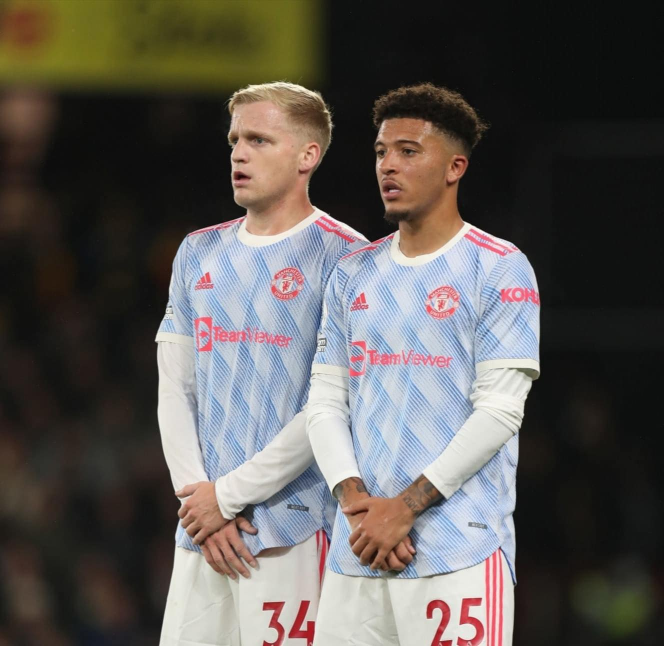
#> input picture img/vanderB.jpg, 1328 x 1292 px (shown at 1/2 size)
$ python faceimg_detect.py
#> lines starting #> are read from the running program, lines starting #| are printed output that depends on the picture; after the words box and inside, x2 and y2 are one past the last pixel; in counts of white or black regions, pixels touching at a corner belong together
import cv2
import numpy
img = cv2.imread("img/vanderB.jpg")
#> img is the input picture: shape (1292, 1328, 3); mean B, G, R 84.1, 88.1, 92.3
img = cv2.resize(img,(600,600))
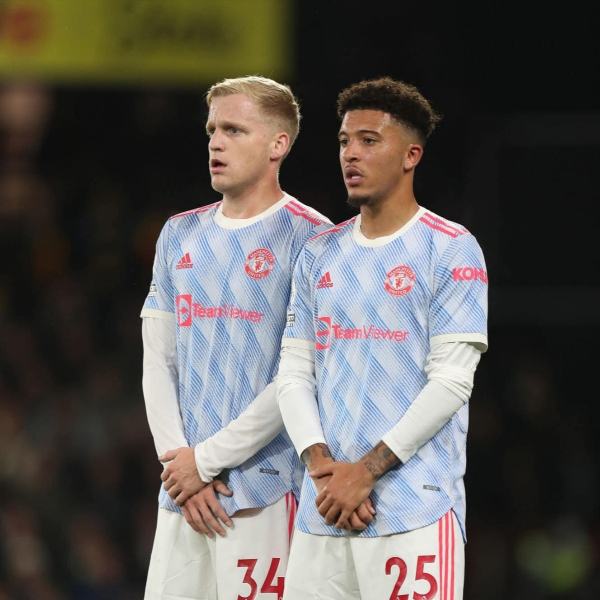
#> img: shape (600, 600, 3); mean B, G, R 84.1, 88, 92.2

#อ่านไฟล์ classifier
face_cascade = cv2.CascadeClassifier("detect/haarcascade_frontalface_default.xml")
eye_cascade = cv2.CascadeClassifier("detect/haarcascade_eye_tree_eyeglasses.xml")

gray_img = cv2.cvtColor(img,cv2.COLOR_BGR2GRAY)
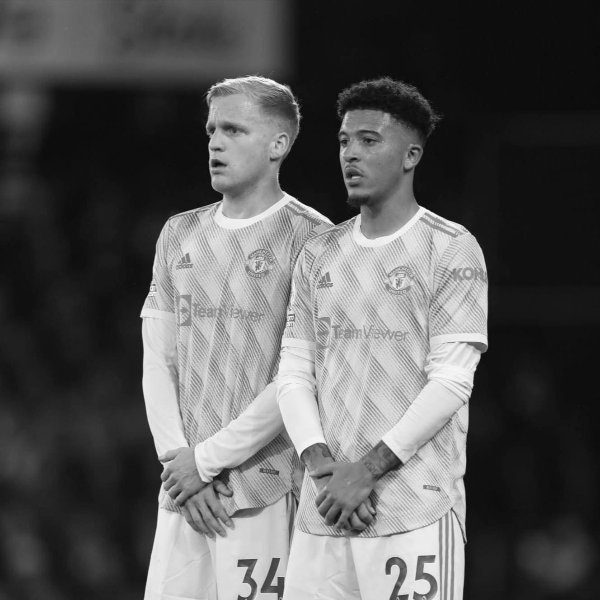
#> gray_img: shape (600, 600); min 3, max 252, mean 88.8

#จำแนกใบหน้า
face_scaleFacter = 1.1
face_minNeighbor = 4
eye_scaleFacter = 1.1
eye_minNeighbor = 1


face_detect = face_cascade.detectMultiScale(gray_img,face_scaleFacter,face_minNeighbor)
#> face_detect = [[184, 94, 90, 90], [324, 106, 85, 85]]
eye_detect = eye_cascade.detectMultiScale(gray_img,eye_scaleFacter,eye_minNeighbor)
#> eye_detect = [[222, 120, 21, 21], [358, 130, 21, 21]]

#แสดงตำแน่งใบหน้า
for (x,y,w,h) in face_detect:
    cv2.rectangle(img,(x,y),(x+w,y+h),(0,255,0),thickness=5)
    for (ex,ey,ew,eh) in eye_detect:
        cv2.rectangle(img,(ex,ey),(ex+ew,ey+eh),(255,0,0),thickness=5)
#> this loop made 2 passes
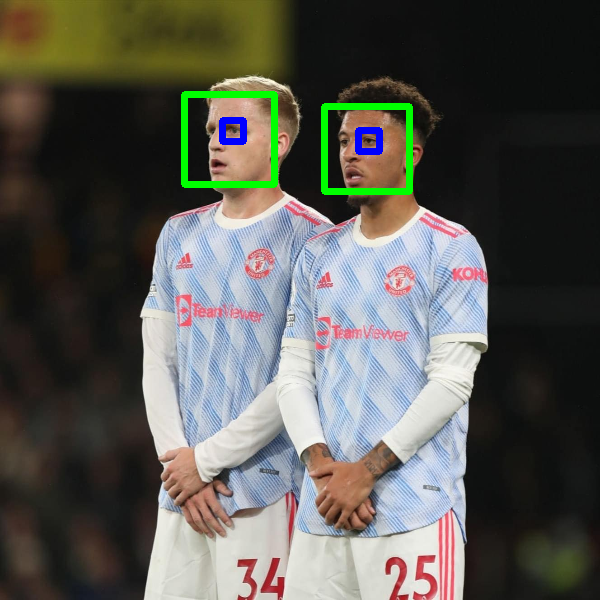
#> img: shape (600, 600, 3); 1.67% of pixels changed, all inside (x1, y1, x2, y2) = (181, 91, 413, 195)


cv2.imshow("Output",img)
cv2.waitKey(0)
cv2.destroyAllWindows()

$ run again, with img/2x2.jpg copied over img/vanderB.jpg
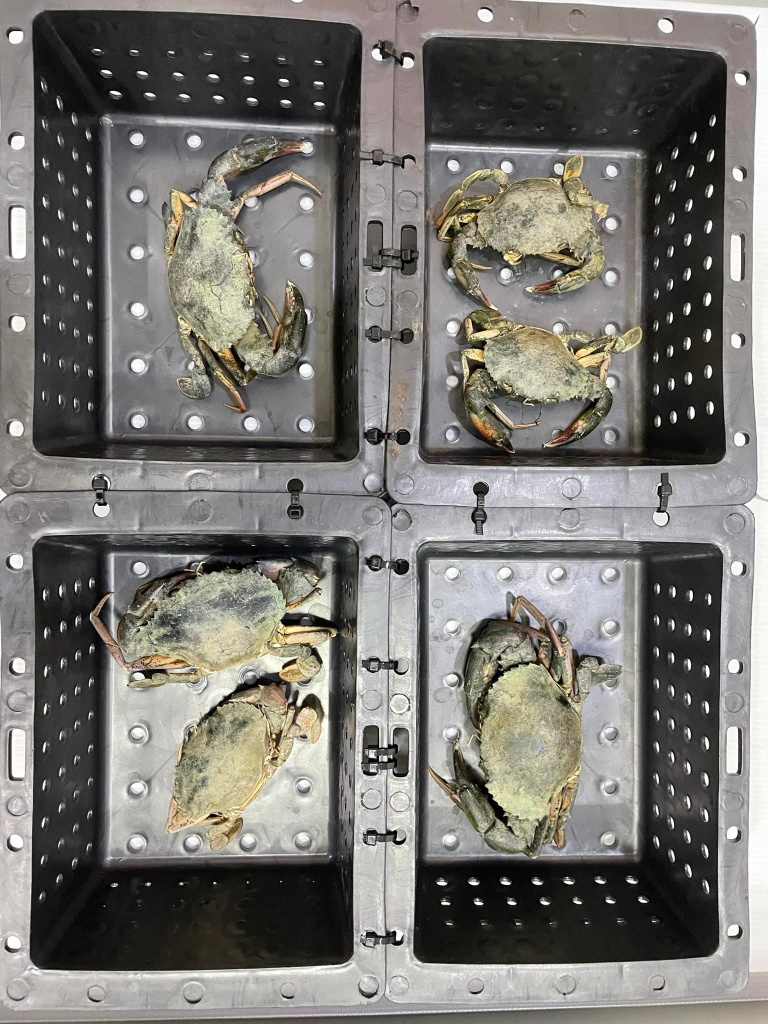
#> input picture img/2x2.jpg, 1536 x 2048 px (shown at 1/2 size)
#> img is the input picture: shape (2048, 1536, 3); mean B, G, R 112.7, 117.4, 119.6
#> `gray_img = cv2.cvtColor(img,cv2.COLOR_BGR2GRAY)`:
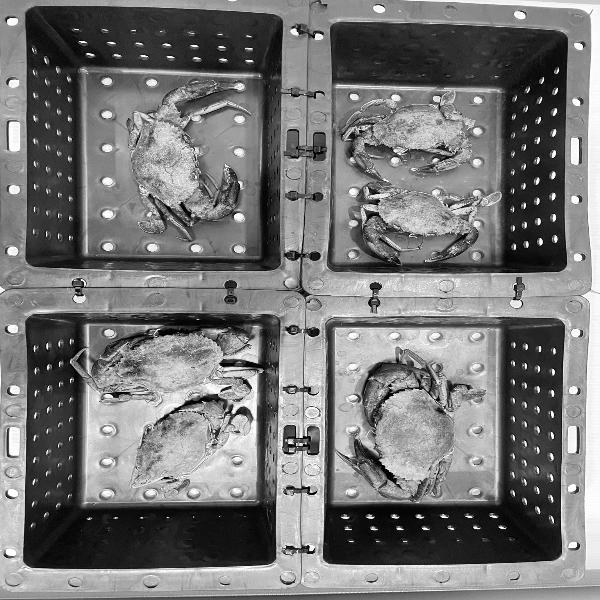
#> gray_img: shape (600, 600); min 0, max 255, mean 117.4
#> face_detect = [[210, 341, 60, 60]]
#> eye_detect = ()
#> the loop `for (x,y,w,h) in face_detect:` made 1 pass
#> after the loop `for (x,y,w,h) in face_detect:`:
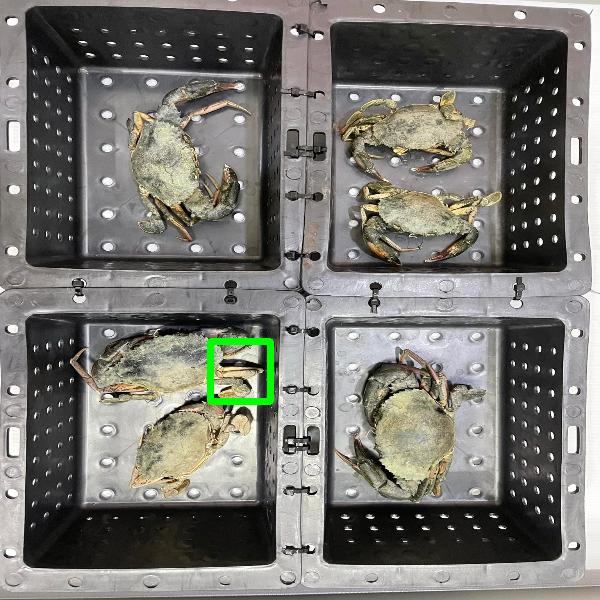
#> img: shape (600, 600, 3); mean B, G, R 112.1, 117.9, 118.9

$ run again, with img/3x3.jpg copied over img/vanderB.jpg
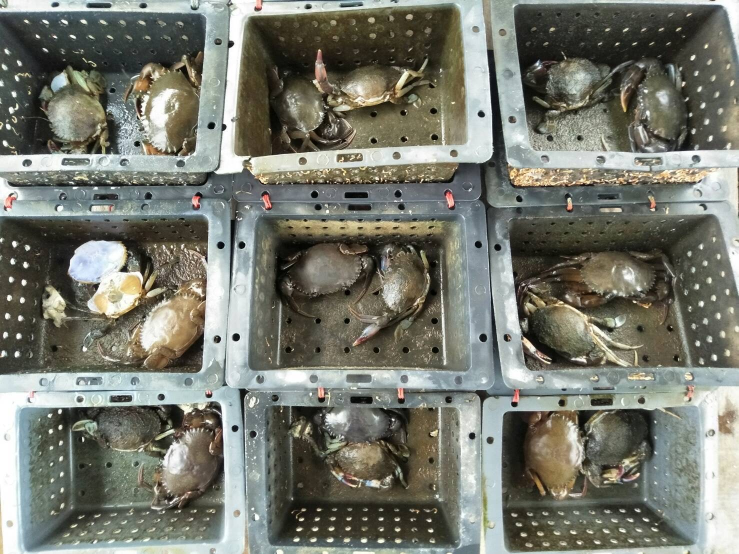
#> input picture img/3x3.jpg, 1477 x 1108 px (shown at 1/2 size)
#> img is the input picture: shape (1108, 1477, 3); mean B, G, R 110.4, 121, 119
#> `gray_img = cv2.cvtColor(img,cv2.COLOR_BGR2GRAY)`:
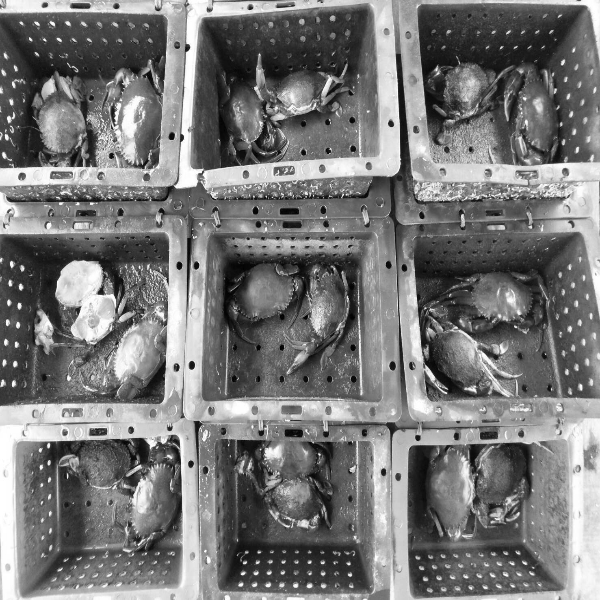
#> gray_img: shape (600, 600); min 1, max 255, mean 119.1
#> face_detect = [[398, 141, 54, 54]]
#> eye_detect = ()
#> the loop `for (x,y,w,h) in face_detect:` made 1 pass
#> after the loop `for (x,y,w,h) in face_detect:`:
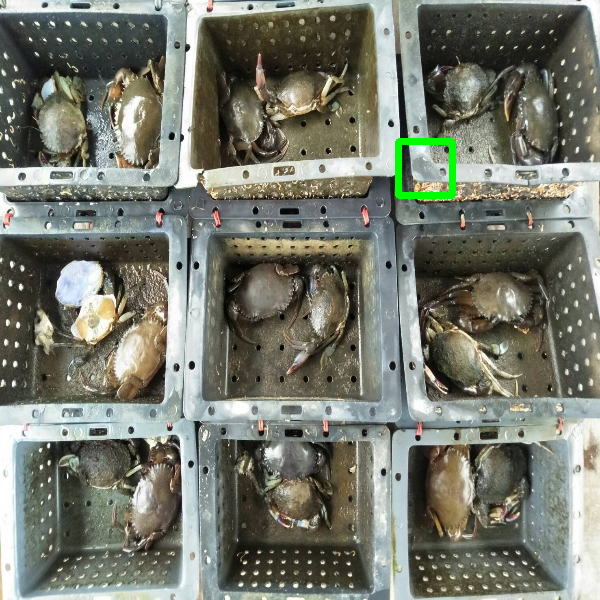
#> img: shape (600, 600, 3); mean B, G, R 109.7, 121.3, 118.2
